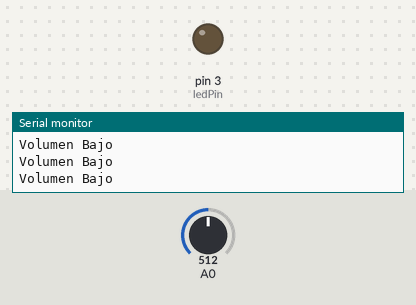
The sketch below on a simulated Arduino Uno, built with avr-gcc and run on an emulated ATmega328P. Shown: output pins drawn as LEDs (lit = HIGH), the last lines printed to the serial monitor. Inputs (shaded band) come from the test bench; at power-on: A0 = 512.

Above: at 1.2 s.
1.3 s: A0 set to 900
At 1.6 s:
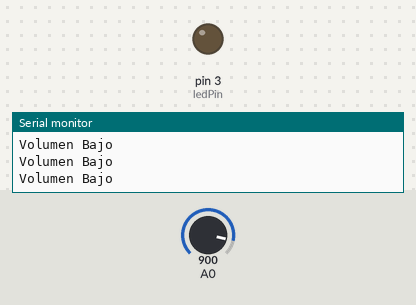
2.8 s: A0 set to 306
At 4.0 s:
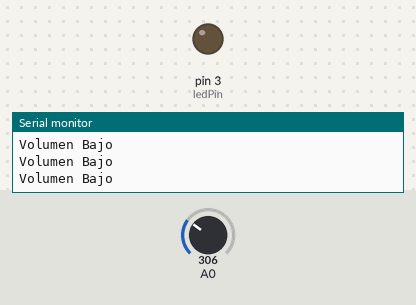
4.3 s: A0 set to 1023
At 5.2 s:
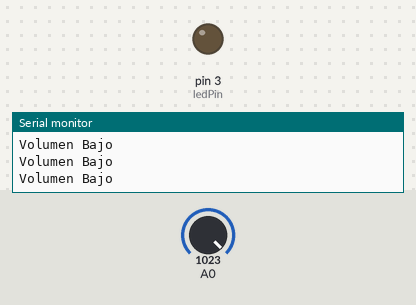
Timing chart, 0 to 7.3 s (numbered marks = the images above; inputs shaded):
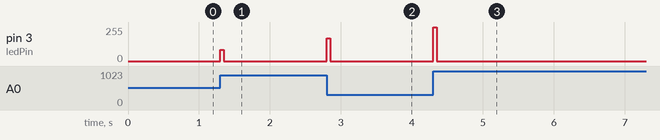

The sketch:

MAX9814_Microphone.ino
```cpp
/****************************************
Example Sound Level Sketch for the
Adafruit Microphone Amplifier

Circuit:
GND -> GND
VCC -> 3.3V
OUT -> AIN0
// Gain Adjustments:
GAIN -> VCC ( 50dB )
GAIN -> GND ( 40dB )
GAIN -> Disconnected (60 dB )

Tutorial: https://learn.adafruit.com/adafruit-microphone-amplifier-breakout/measuring-sound-levels
Adapted by Citlali Hernández 2024
****************************************/
int ledPin = 3;
float valMap;
float voltsf;

const int sampleWindow = 50;  // Sample window width in mS (50 mS = 20Hz)
unsigned int sample;


void setup() {
  Serial.begin(9600);
  pinMode(ledPin, OUTPUT);
}


void loop() {
  unsigned long startMillis = millis();  // Start of sample window
  unsigned int peakToPeak = 0;           // peak-to-peak level

  unsigned int signalMax = 0;
  unsigned int signalMin = 1024;

  // collect data for 50 mS
  while (millis() - startMillis < sampleWindow) {
    sample = analogRead(0);
    if (sample < 1024)  // toss out spurious readings
    {
      if (sample > signalMax) {
        signalMax = sample;  // save just the max levels
      } else if (sample < signalMin) {
        signalMin = sample;  // save just the min levels
      }
    }
  }
  peakToPeak = signalMax - signalMin;        // max - min = peak-peak amplitude
  double volts = (peakToPeak * 5.0) / 1024;  // convert to volts


  valMap = map(volts, 0, 3, 0, 255);
  analogWrite(ledPin, valMap);

/*
  Serial.print("Amplitud= ");
  Serial.print(volts);
  Serial.print(" . . . . . . . ");
  Serial.print("ValMap= ");
  Serial.println(valMap);
*/

// Podemos definir umbrales y controlar comportamientos de acuerdo a ellos
  if(volts<0.3){
    Serial.println("Volumen Bajo");
  }
   if((volts>0.3) && (valMap<1.3)){
    Serial.println("Volumen Medio");
  }
   if(volts>1.3){
    Serial.println("Volumen Alto");
  }

}
```

Measured:
- after the input at 1.3 s, pin 3 (ledPin): 0/255 → 85/255 at once, → 0/255 0.05 s later
- after the input at 2.8 s, pin 3 (ledPin): 0/255 → 170/255 at once, → 0/255 0.05 s later
- after the input at 4.3 s, pin 3 (ledPin): 0/255 → 255/255 at once, → 0/255 0.05 s later
